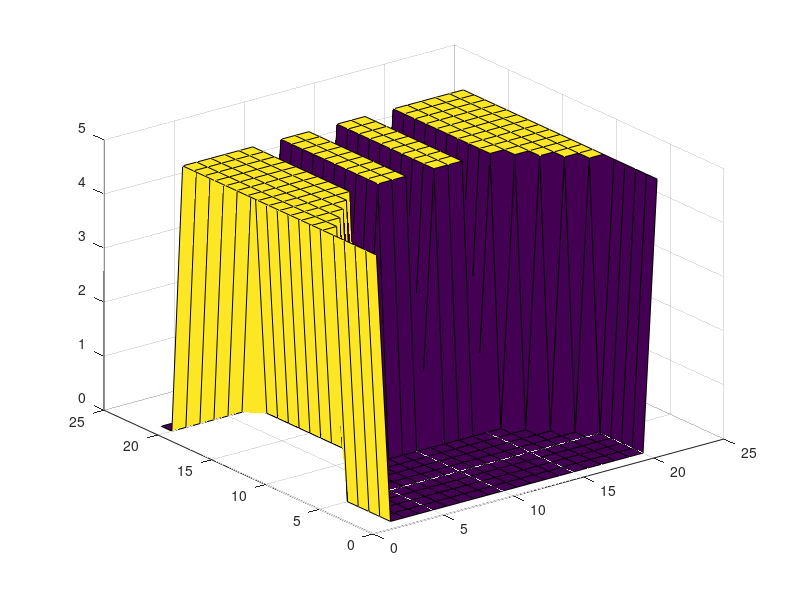

Here is the MATLAB script that generated this plot:
n=21;
h=5;
MENSA=zeros(n,n);
MENSA(1,1)=h;
MENSA(1,n)=h;
MENSA(2,1)=h;
MENSA(2,n)=h;
MENSA(3,1)=h;
MENSA(3,n)=h;
MENSA(4,1)=h;
MENSA(4,n)=h;
MENSA(5,1)=h;
MENSA(5,n)=h;

MENSA(6,:)=[5,5,0,0,0,0,0,0,0,0,0,0,0,0,0,0,0,0,0,5,5];
MENSA(7,:)=[5,5,5,0,0,0,0,0,0,0,0,0,0,0,0,0,0,0,5,5,5];
MENSA(8,:)=[5,5,5,5,0,0,0,0,0,0,0,0,0,0,0,0,0,5,5,5,5];
MENSA(9,:)=[5,5,5,5,5,0,0,0,0,0,0,0,0,0,0,0,5,5,5,5,5];
MENSA(10,:)=[5,5,5,5,5,5,0,5,5,5,0,5,5,5,0,5,5,5,5,5,5];
MENSA(11,:)=[5,5,5,5,5,5,0,5,5,5,0,5,5,5,0,5,5,5,5,5,5];
MENSA(12,:)=[5,5,5,5,5,5,0,5,5,5,0,5,5,5,0,5,5,5,5,5,5];
MENSA(13,:)=[5,5,5,5,5,5,0,5,5,5,0,5,5,5,0,5,5,5,5,5,5];
MENSA(14,:)=[5,5,5,5,5,5,0,5,5,5,0,5,5,5,0,5,5,5,5,5,5];
MENSA(15,:)=[5,5,5,5,5,5,0,5,5,5,0,5,5,5,0,5,5,5,5,5,5];
MENSA(16,:)=[5,5,5,5,5,5,0,5,5,5,0,5,5,5,0,5,5,5,5,5,5];
MENSA(17,:)=[5,5,5,5,5,5,0,5,5,5,0,5,5,5,0,5,5,5,5,5,5];
MENSA(18,:)=[5,5,5,5,5,5,0,5,5,5,0,5,5,5,0,5,5,5,5,5,5];
MENSA(19,:)=[5,5,5,5,5,5,0,5,5,5,0,5,5,5,0,5,5,5,5,5,5];

surf(MENSA)